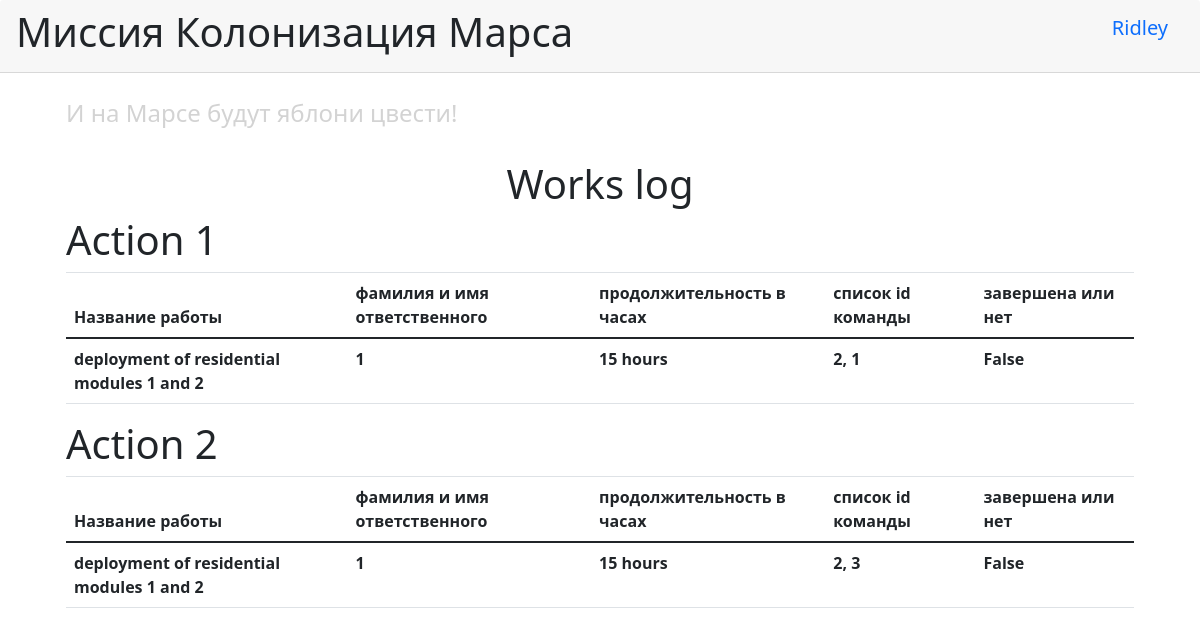
Page / (signed in) on the earlier database version.
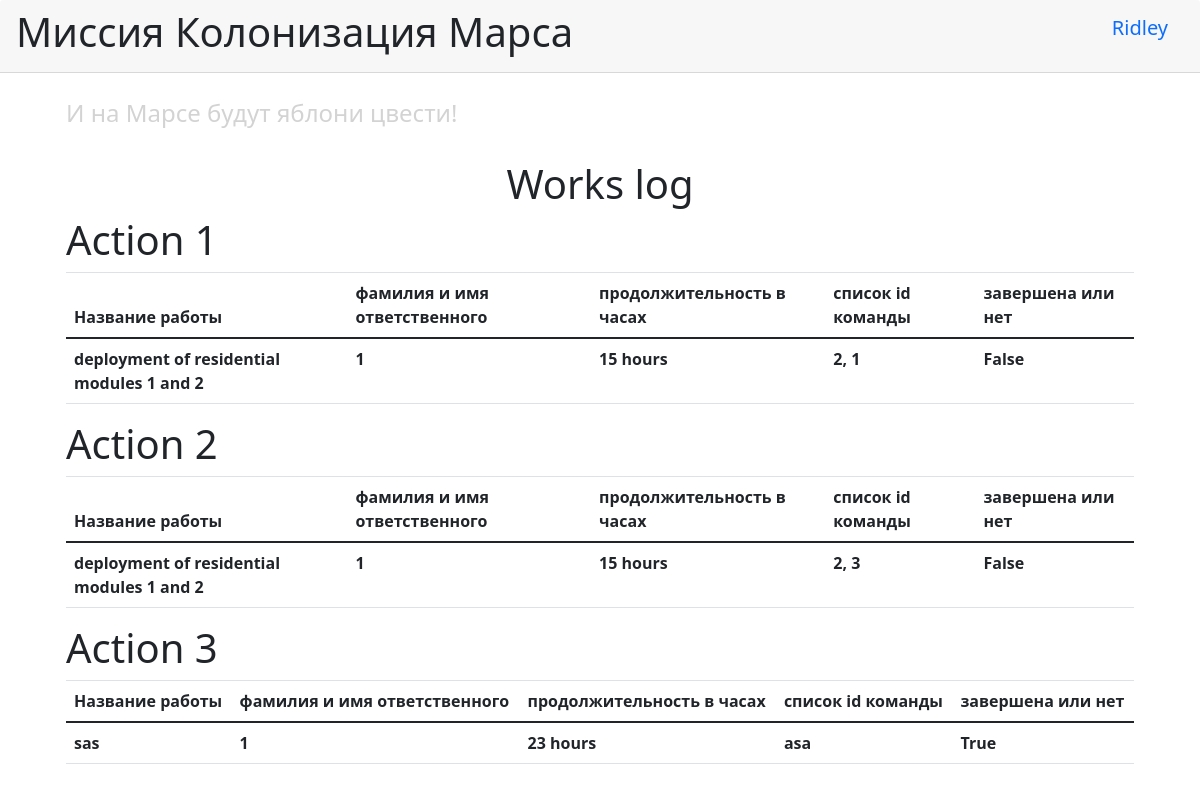
Same page on the later database version.
### data/users.py (models this page shows, shortened)
class User(SqlAlchemyBase, UserMixin):
    __tablename__ = 'users'
    id = sqlalchemy.Column(sqlalchemy.Integer,
                           primary_key=True, autoincrement=True)
    surname = sqlalchemy.Column(sqlalchemy.String)
    name = sqlalchemy.Column(sqlalchemy.String)
    age = sqlalchemy.Column(sqlalchemy.Integer)
    position = sqlalchemy.Column(sqlalchemy.String)
    speciality = sqlalchemy.Column(sqlalchemy.String)
    address = sqlalchemy.Column(sqlalchemy.String)
    email = sqlalchemy.Column(sqlalchemy.String, unique=True)
    hashed_password = sqlalchemy.Column(sqlalchemy.String)
    modified_date = sqlalchemy.Column(sqlalchemy.DateTime)

### data/job.py (models this page shows)
class Jobs(SqlAlchemyBase):
    __tablename__ = 'jobs'
    id = sqlalchemy.Column(sqlalchemy.Integer,
                           primary_key=True, autoincrement=True)
    team_leader = sqlalchemy.Column(sqlalchemy.Integer, sqlalchemy.ForeignKey("users.id"))
    user = orm.relation('User')
    job = sqlalchemy.Column(sqlalchemy.String)
    work_size = sqlalchemy.Column(sqlalchemy.Integer)
    collaborators = sqlalchemy.Column(sqlalchemy.String)
    start_date = sqlalchemy.Column(sqlalchemy.Integer)
    end_date = sqlalchemy.Column(sqlalchemy.Integer)
    is_finished = sqlalchemy.Column(sqlalchemy.BOOLEAN)

### main.py (the view)
@app.route('/')
def works_log():
    if not current_user.is_authenticated:
        return render_template('base.html')
    db_session.global_init('db/blogs.db')
    db_sess = db_session.create_session()
    jobs = db_sess.query(Jobs).all()
    return render_template('works_log.html', jobs=jobs)

### data/db_session.py (called while the page is built, shortened)
def global_init(db_file):
    global __factory
    if __factory:
        return

def create_session() -> Session:
    global __factory
    return __factory()

### main.py (called while the page is built)
@login_manager.user_loader
def load_user(user_id):
    db_sess = db_session.create_session()
    return db_sess.query(User).get(user_id)

### templates/works_log.html
{% extends "base.html" %}
{% block content %}
<h1 class="text-center">Works log</h1>
<div>
    {% for job in jobs %}
    <div>
        <h1>Action {{ job.id }}</h1>
        <div>
            <table class="table">
                <thead>
                    <tr>
                        <th>Название работы</th>
                        <th>фамилия и имя ответственного</th>
                        <th>продолжительность в часах</th>
                        <th>список id команды</th>
                        <th>завершена или нет</th>
                    </tr>
                </thead>
                <tbody>
                    <tr>
                        <th>{{ job.job }}</th>
                        <th>{{ job.team_leader }}</th>
                        <th>{{ job.work_size }} hours</th>
                        <th>{{ job.collaborators }}</th>
                        <th>{{ job.is_finished }}</th>
                    </tr>
                </tbody>
            </table>
        </div>
    </div>
    {% endfor %}
</div>
{% endblock %}

### templates/base.html (shortened to what this page needs)
<!DOCTYPE html>
<html lang="en">
<head>
	<link rel="stylesheet"
		  href="https://stackpath.bootstrapcdn.com/bootstrap/4.2.1/css/bootstrap.min.css"
>
	<link href="https://cdn.jsdelivr.net/npm/bootstrap@5.0.0-beta2/dist/css/bootstrap.min.css"
		  rel="stylesheet"
>
</head>
<body>
    <div class="card-header" style="display: flex; justify-content: space-between;">
    	<h1>Миссия Колонизация Марса</h1>
		{% if current_user.is_authenticated %}
			<a class="navbar-brand" href="/logout">{{ current_user.name }}</a>
		{% else %}
			<p style="margin-top: 10px">
				<a class="btn btn-primary " href="/register">Зарегистрироваться</a>
				<a class="btn btn-success" href="/login">Войти</a>
			</p>
		{% endif %}
  	</div>
  	<div class="card-body" style="margin: 10px 50px;">
  		<h4 style="color: lightgrey">И на Марсе будут яблони цвести!</h4>
		<br>
  		{% block content %} {% endblock %}
  	</div>
</body>
</html>

Differences in the rows shown:
added Jobs: id "3", job "sas", team_leader "1", work_size "23", collaborators "asa", is_finished "True"
